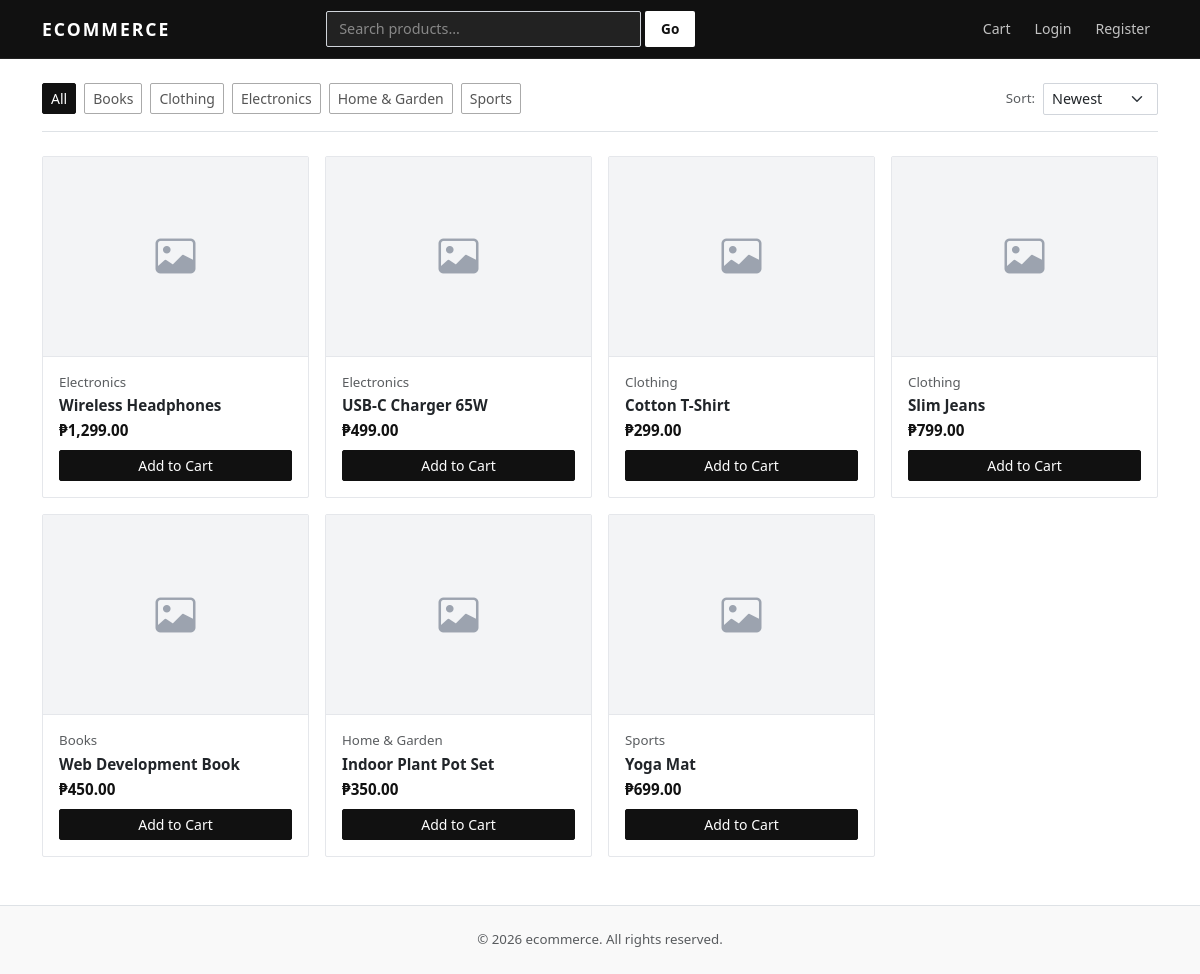
The page / on the database its author committed.
### tables this page shows
CREATE TABLE categories (
    id INT AUTO_INCREMENT PRIMARY KEY,
    name VARCHAR(100) NOT NULL
);

CREATE TABLE products (
    id INT AUTO_INCREMENT PRIMARY KEY,
    category_id INT,
    name VARCHAR(200) NOT NULL,
    description TEXT,
    price DECIMAL(10,2) NOT NULL,
    stock INT DEFAULT 0,
    image VARCHAR(255) DEFAULT 'no-image.png',
    created_at TIMESTAMP DEFAULT CURRENT_TIMESTAMP,
    FOREIGN KEY (category_id) REFERENCES categories(id) ON DELETE SET NULL
);

### includes/functions.php (called while the page is built, shortened)
<?php
function isLoggedIn() {
    return isset($_SESSION['user_id']);
}
function clean($str) {
    return htmlspecialchars(trim((string)$str), ENT_QUOTES, 'UTF-8');
}
function price($amount) {
    return '&#8369;' . number_format((float)$amount, 2);
}

### index.php (the view, shortened to what this page needs)
<?php
require_once 'includes/header.php';
$search = trim($_GET['search']   ?? '');
$catId  = (int)($_GET['category'] ?? 0);
$sort   = $_GET['sort']           ?? 'newest';
$where  = ['1'];
$params = [];
$orderBy = match($sort) {
    'price_asc'  => 'p.price ASC',
    'price_desc' => 'p.price DESC',
    'name'       => 'p.name ASC',
    default      => 'p.created_at DESC',
};
$sql  = "SELECT p.*, c.name AS cat_name
         FROM products p
         LEFT JOIN categories c ON p.category_id = c.id
         WHERE " . implode(' AND ', $where) . "
         ORDER BY $orderBy";
$stmt = $pdo->prepare($sql);
$stmt->execute($params);
$products = $stmt->fetchAll();
$categories = $pdo->query("SELECT * FROM categories ORDER BY name")->fetchAll();
?>
<div class="d-flex flex-wrap align-items-center justify-content-between gap-2 mb-4 pb-3 border-bottom">
    <div class="d-flex flex-wrap gap-2 align-items-center">
        <a href="index.php" class="btn btn-sm <?= !$catId ? 'btn-dark' : 'btn-outline-secondary' ?>">All</a>
        <?php foreach ($categories as $c): ?>
            <a href="index.php?category=<?= $c['id'] ?>&sort=<?= clean($sort) ?><?= $search ? '&search=' . urlencode($search) : '' ?>"
               class="btn btn-sm <?= $catId == $c['id'] ? 'btn-dark' : 'btn-outline-secondary' ?>">
                <?= clean($c['name']) ?>
            </a>
        <?php endforeach; ?>
    </div>
    <form method="GET" class="d-flex gap-2 align-items-center">
        <label class="text-muted small mb-0">Sort:</label>
        <select name="sort" class="form-select form-select-sm" style="width:auto;" onchange="this.form.submit()">
            <option value="newest"     <?= $sort === 'newest'     ? 'selected' : '' ?>>Newest</option>
        </select>
    </form>
</div>
<?php if (empty($products)): ?>
    <div class="text-center py-5 text-muted">
        <p class="mb-3">No products found.</p>
        <a href="index.php" class="btn btn-outline-secondary btn-sm">View all products</a>
    </div>
<?php else: ?>
    <div class="row row-cols-2 row-cols-md-3 row-cols-lg-4 g-3">
        <?php foreach ($products as $p):
            $imgFile = dirname(__FILE__) . '/uploads/' . $p['image'];
            $hasImg  = $p['image'] && $p['image'] !== 'no-image.png' && file_exists($imgFile);
        ?>
        <div class="col">
            <div class="card product-card h-100">
                <a href="product.php?id=<?= $p['id'] ?>" class="text-decoration-none">
                    <?php if ($hasImg): ?>
                        <img src="<?= SITE_URL ?>/uploads/<?= clean($p['image']) ?>"
                             class="card-img-top" alt="<?= clean($p['name']) ?>">
                    <?php else: ?>
                        <div class="img-placeholder"><i class="bi bi-image"></i></div>
                    <?php endif; ?>
                </a>
                <div class="card-body d-flex flex-column p-3">
                    <?php if ($p['cat_name']): ?>
                        <small class="text-muted mb-1"><?= clean($p['cat_name']) ?></small>
                    <?php endif; ?>
                    <p class="mb-1 fw-semibold lh-sm">
                        <a href="product.php?id=<?= $p['id'] ?>" class="text-decoration-none text-dark">
                            <?= clean($p['name']) ?>
                        </a>
                    </p>
                    <p class="text-price mb-2"><?= price($p['price']) ?></p>
                    <div class="mt-auto">
                        <?php if ($p['stock'] > 0): ?>
                            <form method="POST" action="cart.php">
                                <button type="submit" class="btn btn-primary btn-sm w-100">Add to Cart</button>
                            </form>
                        <?php else: ?>
                            <button class="btn btn-outline-secondary btn-sm w-100" disabled>Unavailable</button>
                        <?php endif; ?>
                    </div>
                </div>
            </div>
        </div>
        <?php endforeach; ?>
    </div>
<?php endif; ?>
<?php require_once 'includes/footer.php'; ?>

### includes/header.php (shortened to what this page needs)
<?php
require_once __DIR__ . '/../includes/functions.php';
?>
<!DOCTYPE html>
<html lang="en">
<head>
    <link rel="stylesheet" href="https://cdn.jsdelivr.net/npm/bootstrap@5.3.0/dist/css/bootstrap.min.css">
    <link rel="stylesheet" href="https://cdn.jsdelivr.net/npm/bootstrap-icons@1.11.0/font/bootstrap-icons.css">
</head>
<body>
<nav class="navbar navbar-expand-lg">
    <div class="container">
        <a class="navbar-brand" href="<?= SITE_URL ?>"><?= SITE_NAME ?></a>
        <div class="collapse navbar-collapse" id="nav">
            <form class="d-flex mx-auto" style="width:38%;" action="<?= SITE_URL ?>/index.php" method="GET">
                <input class="form-control search-input me-1" type="search" name="search"
                       placeholder="Search products..."
                       value="<?= isset($_GET['search']) ? clean($_GET['search']) : '' ?>">
                <button class="btn btn-search px-3" type="submit">Go</button>
            </form>
            <ul class="navbar-nav ms-auto align-items-lg-center gap-2">
                <li class="nav-item">
                    <a class="nav-link" href="<?= SITE_URL ?>/cart.php">
                        Cart
                    </a>
                </li>
                <?php if (isLoggedIn()): ?>
                    <li class="nav-item dropdown">
                        <a class="nav-link dropdown-toggle" href="#" data-bs-toggle="dropdown">
                            <?= clean($_SESSION['name']) ?>
                        </a>
                        <ul class="dropdown-menu dropdown-menu-end" style="border-radius:2px;font-size:.88rem;">
                            <li><a class="dropdown-item" href="<?= SITE_URL ?>/orders.php">My Orders</a></li>
                            <?php if (isAdmin()): ?>
                                <li><a class="dropdown-item" href="<?= SITE_URL ?>/admin/index.php">Admin Panel</a></li>
                            <?php endif; ?>
                            <li><hr class="dropdown-divider"></li>
                            <li><a class="dropdown-item text-danger" href="<?= SITE_URL ?>/logout.php">Logout</a></li>
                        </ul>
                    </li>
                <?php else: ?>
                    <li class="nav-item"><a class="nav-link" href="<?= SITE_URL ?>/login.php">Login</a></li>
                    <li class="nav-item"><a class="nav-link" href="<?= SITE_URL ?>/register.php">Register</a></li>
                <?php endif; ?>
            </ul>
        </div>
    </div>
</nav>
<div class="container mt-4 mb-5">

### includes/footer.php (shortened to what this page needs)
</div>
<footer class="mt-5 py-4 border-top" style="background:#f9f9f9;">
    <div class="container text-center">
        <p class="mb-0 text-muted small">&copy; <?= date('Y') ?> <?= SITE_NAME ?>. All rights reserved.</p>
    </div>
</footer>
</body>
</html>

### includes/header.php (style rules this page uses)
*, *::before, *::after { box-sizing: border-box; }
body { background: #fff; color: #111; font-family: 'Segoe UI', system-ui, -apple-system, sans-serif; font-size: 0.95rem; }
.navbar { background: #111 !important; border-bottom: 1px solid #222; padding: 0.65rem 0; }
.navbar-brand { font-size: 1.1rem; font-weight: 700; letter-spacing: 2px; text-transform: uppercase; color: #fff !important; }
.nav-link { color: rgba(255,255,255,0.75) !important; font-size: 0.88rem; }
.search-input { border: 1px solid #444; background: #222; color: #fff; border-radius: 2px; font-size: 0.85rem; }
.search-input::placeholder { color: #888; }
.btn-search { background: #fff; color: #111; border: none; border-radius: 2px; font-size: 0.85rem; font-weight: 600; }
.btn-primary { background: #111; border-color: #111; color: #fff; border-radius: 2px; }
.btn-outline-secondary { border-color: #aaa; color: #555; border-radius: 2px; }
.btn-dark { background: #111; border-color: #111; border-radius: 2px; }
.card { border: 1px solid #e5e7eb; border-radius: 2px; box-shadow: none; }
.product-card { transition: border-color 0.2s; }
.product-card .img-placeholder { height: 200px; background: #f3f4f6; display: flex; align-items: center; justify-content: center; border-bottom: 1px solid #e5e7eb; color: #9ca3af; font-size: 2.5rem; }
.form-control, .form-select { border-radius: 2px; border-color: #d1d5db; font-size: 0.9rem; }
.text-price { font-weight: 700; color: #111; }
a { color: #111; }

### rows shown on the page
categories: name "Books"
categories: name "Clothing"
categories: name "Electronics"
categories: name "Home & Garden"
categories: name "Sports"
products: image "no-image.png" (drawn), category.name "Electronics", name "Wireless Headphones", price "₱1,299.00"
products: image "no-image.png" (drawn), category.name "Electronics", name "USB-C Charger 65W", price "₱499.00"
products: image "no-image.png" (drawn), category.name "Clothing", name "Cotton T-Shirt", price "₱299.00"
products: image "no-image.png" (drawn), category.name "Clothing", name "Slim Jeans", price "₱799.00"
products: image "no-image.png" (drawn), category.name "Books", name "Web Development Book", price "₱450.00"
products: image "no-image.png" (drawn), category.name "Home & Garden", name "Indoor Plant Pot Set", price "₱350.00"
products: image "no-image.png" (drawn), category.name "Sports", name "Yoga Mat", price "₱699.00"

### other values the page prints
SITE_NAME "ECOMMERCE"
SITE_NAME "ecommerce"
